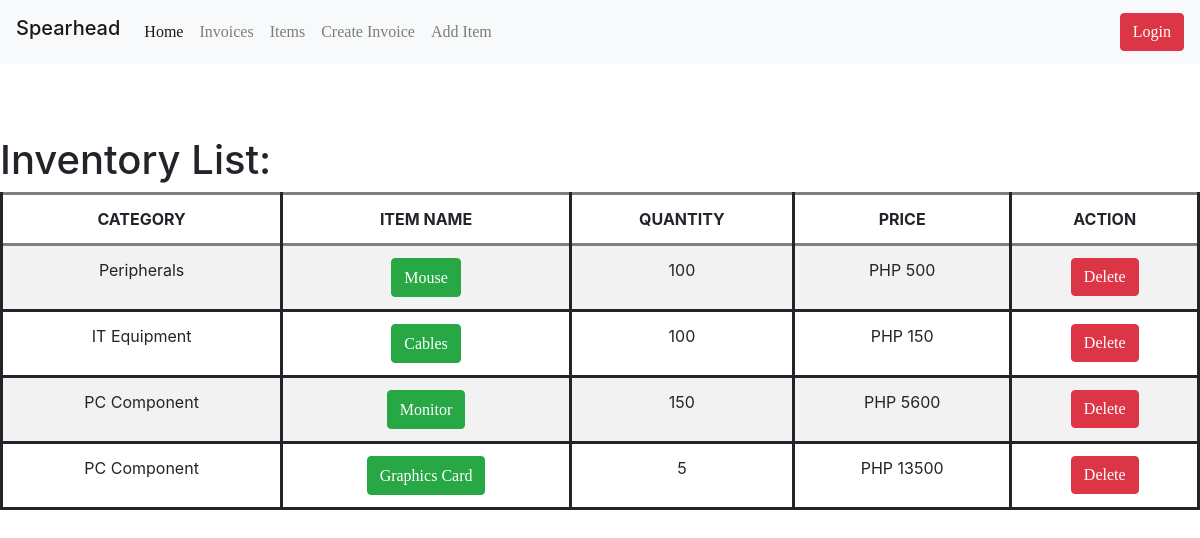
/list_stock/, run on the app's committed database.
### invmgmt/models.py (models this page shows, shortened)
class Stock(models.Model):
	category = models.CharField("Category:", max_length=50, default='', blank=True, null=True)
	item_name = models.CharField("Item Name:", max_length=50, blank=True, null=True)
	quantity = models.IntegerField("Quantity:", default='0', blank=True, null=True)
	set_price = models.CharField ("Pricing:", max_length=50, default='', blank=True, null=True)
	receive_quantity = models.IntegerField(default='0', blank=True, null=True)
	receive_by = models.CharField(max_length=50, blank=True, null=True)
	issue_quantity = models.IntegerField(default='0', blank=True, null=True)
	issue_by = models.CharField(max_length=50, blank=True, null=True)
	issue_to = models.CharField(max_length=50, blank=True, null=True)
	phone_number = models.CharField(max_length=50, blank=True, null=True)
	created_by = models.CharField(max_length=50, blank=True, null=True)

### invmgmt/views.py (the view)
# urls.py: path('list_stock/',list_stock, name='list_stock'),
def list_stock(request):
	title = 'List of items:'
	queryset_stock = Stock.objects.all()
	context = {
		"title": title,
		"queryset": queryset_stock,
	}
	return render(request, "list_view_item.html", context)

### templates/list_view_item.html (shortened to what this page needs)
{% load static %}
<!DOCTYPE html>
<html lang="en">
<head>
    <link rel="stylesheet" type="text/css" href="https://stackpath.bootstrapcdn.com/bootstrap/4.5.2/css/bootstrap.min.css">
    <link href="{% static 'css/stylesheet.css' %}" rel="stylesheet">
</head>
<body>
{% include 'navbar.html' %}
<br><br><br>
<h1>Inventory List:</h1>
<table class="table table-striped">
        <thead>
          <tr>
              <th>CATEGORY</th>
            <th>ITEM NAME</th>
              <th>QUANTITY</th>
              <th>PRICE</th>
              <th>ACTION</th>
          </tr>
        </thead>
	{% for instance in queryset %}
        <tr>
        <td>{{instance.category}}</td>
            <td><button class="btn btn-success"><a href="{% url 'update_items' instance.id %}">{{instance.item_name}}</a></button></td>
	    <td>{{instance.quantity}}</td>
            <td>PHP {{instance.set_price}}</td>
        <td><a class="btn btn-danger" type="submit" href="{% url 'delete_stock' instance.id %}">Delete</a></td>
        </tr>
	{% endfor %}
    </table>

### invoicemgmt/static/css/stylesheet.css (style rules this page uses)
table { border-style: solid; text-align: center; }
tr { border-style: solid; text-align: center; }
th { border-style: solid; text-align: center; }
td { border-style: solid; text-align: center; }
a { text-decoration: none; color: white; display: inline; list-style-type: none; font-family: "Lucida Console"; text-align: center; }

### data on the page
Stock: category "Peripherals", item_name "Mouse", quantity "100", set_price "500"
Stock: category "IT Equipment", item_name "Cables", quantity "100", set_price "150"
Stock: category "PC Component", item_name "Monitor", quantity "150", set_price "5600"
Stock: category "PC Component", item_name "Graphics Card", quantity "5", set_price "13500"
